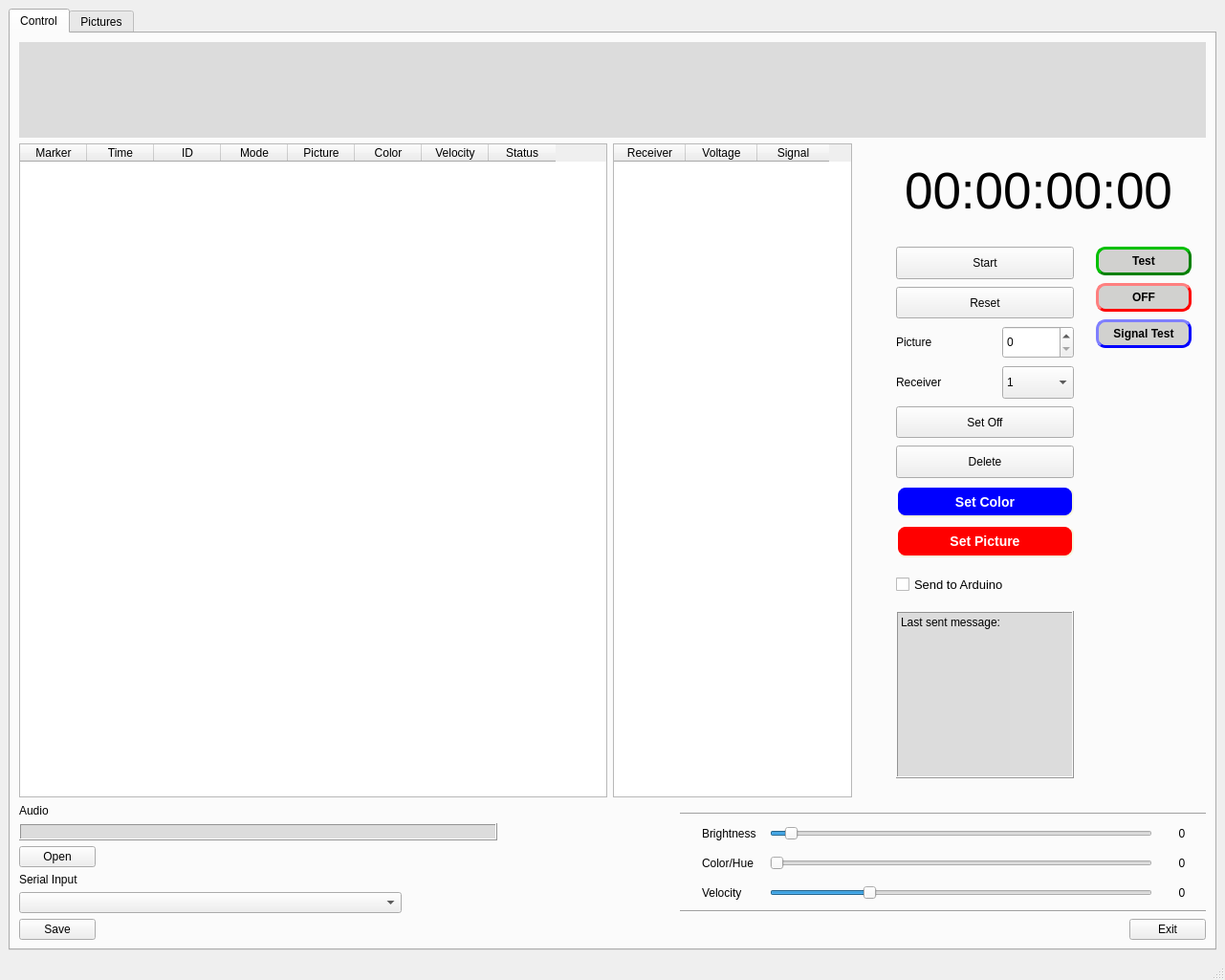
<?xml version="1.0" encoding="UTF-8"?>
<ui version="4.0">
 <class>MainWindow</class>
 <widget class="QMainWindow" name="MainWindow">
  <property name="geometry">
   <rect>
    <x>0</x>
    <y>0</y>
    <width>1281</width>
    <height>1025</height>
   </rect>
  </property>
  <property name="windowTitle">
   <string>MainWindow</string>
  </property>
  <widget class="QWidget" name="centralwidget">
   <layout class="QHBoxLayout" name="horizontalLayout">
    <item>
     <widget class="QTabWidget" name="tabWidget">
      <property name="autoFillBackground">
       <bool>false</bool>
      </property>
      <property name="currentIndex">
       <number>0</number>
      </property>
      <widget class="QWidget" name="Control">
       <attribute name="title">
        <string>Control</string>
       </attribute>
       <layout class="QVBoxLayout" name="verticalLayout_3">
        <item>
         <layout class="QHBoxLayout" name="horizontalLayout_2">
          <item>
           <widget class="PlotWidget" name="waveform_widget" native="true">
            <property name="minimumSize">
             <size>
              <width>500</width>
              <height>100</height>
             </size>
            </property>
            <property name="maximumSize">
             <size>
              <width>16777215</width>
              <height>200</height>
             </size>
            </property>
            <property name="styleSheet">
             <string notr="true">background-color: rgb(220, 220, 220);</string>
            </property>
           </widget>
          </item>
         </layout>
        </item>
        <item>
         <layout class="QHBoxLayout" name="horizontalLayout_4">
          <item>
           <widget class="QTableWidget" name="table1">
            <property name="minimumSize">
             <size>
              <width>400</width>
              <height>200</height>
             </size>
            </property>
            <property name="maximumSize">
             <size>
              <width>800</width>
              <height>16777215</height>
             </size>
            </property>
            <attribute name="horizontalHeaderDefaultSectionSize">
             <number>70</number>
            </attribute>
            <column>
             <property name="text">
              <string>Marker</string>
             </property>
            </column>
            <column>
             <property name="text">
              <string>Time</string>
             </property>
            </column>
            <column>
             <property name="text">
              <string>ID</string>
             </property>
            </column>
            <column>
             <property name="text">
              <string>Mode</string>
             </property>
            </column>
            <column>
             <property name="text">
              <string>Picture</string>
             </property>
            </column>
            <column>
             <property name="text">
              <string>Color</string>
             </property>
            </column>
            <column>
             <property name="text">
              <string>Velocity</string>
             </property>
            </column>
            <column>
             <property name="text">
              <string>Status</string>
             </property>
            </column>
           </widget>
          </item>
          <item>
           <widget class="QTableWidget" name="tableWidget">
            <property name="minimumSize">
             <size>
              <width>250</width>
              <height>200</height>
             </size>
            </property>
            <property name="maximumSize">
             <size>
              <width>250</width>
              <height>16777215</height>
             </size>
            </property>
            <attribute name="horizontalHeaderDefaultSectionSize">
             <number>75</number>
            </attribute>
            <column>
             <property name="text">
              <string>Receiver</string>
             </property>
            </column>
            <column>
             <property name="text">
              <string>Voltage</string>
             </property>
            </column>
            <column>
             <property name="text">
              <string>Signal</string>
             </property>
            </column>
           </widget>
          </item>
          <item>
           <layout class="QVBoxLayout" name="verticalLayout">
            <property name="spacing">
             <number>18</number>
            </property>
            <property name="leftMargin">
             <number>30</number>
            </property>
            <property name="topMargin">
             <number>20</number>
            </property>
            <property name="rightMargin">
             <number>15</number>
            </property>
            <property name="bottomMargin">
             <number>20</number>
            </property>
            <item alignment="Qt::AlignHCenter">
             <widget class="QLabel" name="label">
              <property name="sizePolicy">
               <sizepolicy hsizetype="Preferred" vsizetype="Preferred">
                <horstretch>0</horstretch>
                <verstretch>0</verstretch>
               </sizepolicy>
              </property>
              <property name="minimumSize">
               <size>
                <width>200</width>
                <height>50</height>
               </size>
              </property>
              <property name="maximumSize">
               <size>
                <width>350</width>
                <height>100</height>
               </size>
              </property>
              <property name="font">
               <font>
                <pointsize>40</pointsize>
               </font>
              </property>
              <property name="text">
               <string>00:00:00:00</string>
              </property>
              <property name="alignment">
               <set>Qt::AlignCenter</set>
              </property>
             </widget>
            </item>
            <item>
             <layout class="QHBoxLayout" name="horizontalLayout_10">
              <item>
               <layout class="QVBoxLayout" name="verticalLayout_7">
                <property name="spacing">
                 <number>8</number>
                </property>
                <property name="leftMargin">
                 <number>10</number>
                </property>
                <property name="topMargin">
                 <number>10</number>
                </property>
                <item>
                 <widget class="QPushButton" name="pushButton">
                  <property name="sizePolicy">
                   <sizepolicy hsizetype="Fixed" vsizetype="Fixed">
                    <horstretch>0</horstretch>
                    <verstretch>0</verstretch>
                   </sizepolicy>
                  </property>
                  <property name="minimumSize">
                   <size>
                    <width>50</width>
                    <height>30</height>
                   </size>
                  </property>
                  <property name="maximumSize">
                   <size>
                    <width>200</width>
                    <height>40</height>
                   </size>
                  </property>
                  <property name="contextMenuPolicy">
                   <enum>Qt::DefaultContextMenu</enum>
                  </property>
                  <property name="layoutDirection">
                   <enum>Qt::LeftToRight</enum>
                  </property>
                  <property name="text">
                   <string>Start</string>
                  </property>
                 </widget>
                </item>
                <item>
                 <widget class="QPushButton" name="pushButton_2">
                  <property name="enabled">
                   <bool>true</bool>
                  </property>
                  <property name="minimumSize">
                   <size>
                    <width>50</width>
                    <height>30</height>
                   </size>
                  </property>
                  <property name="maximumSize">
                   <size>
                    <width>200</width>
                    <height>40</height>
                   </size>
                  </property>
                  <property name="text">
                   <string>Reset</string>
                  </property>
                 </widget>
                </item>
                <item>
                 <layout class="QHBoxLayout" name="horizontalLayout_6">
                  <property name="spacing">
                   <number>0</number>
                  </property>
                  <property name="rightMargin">
                   <number>0</number>
                  </property>
                  <item alignment="Qt::AlignLeft">
                   <widget class="QLabel" name="label_6">
                    <property name="minimumSize">
                     <size>
                      <width>25</width>
                      <height>20</height>
                     </size>
                    </property>
                    <property name="maximumSize">
                     <size>
                      <width>50</width>
                      <height>20</height>
                     </size>
                    </property>
                    <property name="frameShape">
                     <enum>QFrame::NoFrame</enum>
                    </property>
                    <property name="frameShadow">
                     <enum>QFrame::Plain</enum>
                    </property>
                    <property name="text">
                     <string>Picture</string>
                    </property>
                    <property name="margin">
                     <number>0</number>
                    </property>
                   </widget>
                  </item>
                  <item alignment="Qt::AlignRight">
                   <widget class="QSpinBox" name="spinBox">
                    <property name="minimumSize">
                     <size>
                      <width>75</width>
                      <height>30</height>
                     </size>
                    </property>
                    <property name="maximumSize">
                     <size>
                      <width>100</width>
                      <height>40</height>
                     </size>
                    </property>
                    <property name="toolTip">
                     <string extracomment="Picture Number"/>
                    </property>
                   </widget>
                  </item>
                 </layout>
                </item>
                <item>
                 <layout class="QHBoxLayout" name="horizontalLayout_7">
                  <property name="rightMargin">
                   <number>0</number>
                  </property>
                  <item alignment="Qt::AlignLeft">
                   <widget class="QLabel" name="label_7">
                    <property name="minimumSize">
                     <size>
                      <width>25</width>
                      <height>0</height>
                     </size>
                    </property>
                    <property name="maximumSize">
                     <size>
                      <width>50</width>
                      <height>20</height>
                     </size>
                    </property>
                    <property name="text">
                     <string>Receiver</string>
                    </property>
                   </widget>
                  </item>
                  <item alignment="Qt::AlignRight">
                   <widget class="QComboBox" name="comboBox">
                    <property name="minimumSize">
                     <size>
                      <width>75</width>
                      <height>30</height>
                     </size>
                    </property>
                    <property name="maximumSize">
                     <size>
                      <width>100</width>
                      <height>40</height>
                     </size>
                    </property>
                    <property name="editable">
                     <bool>false</bool>
                    </property>
                    <property name="insertPolicy">
                     <enum>QComboBox::InsertAtBottom</enum>
                    </property>
                    <item>
                     <property name="text">
                      <string>1</string>
                     </property>
                    </item>
                    <item>
                     <property name="text">
                      <string>2</string>
                     </property>
                    </item>
                    <item>
                     <property name="text">
                      <string>3</string>
                     </property>
                    </item>
                    <item>
                     <property name="text">
                      <string>4</string>
                     </property>
                    </item>
                    <item>
                     <property name="text">
                      <string>5</string>
                     </property>
                    </item>
                    <item>
                     <property name="text">
                      <string>6</string>
                     </property>
                    </item>
                    <item>
                     <property name="text">
                      <string>ALL</string>
                     </property>
                    </item>
                   </widget>
                  </item>
                 </layout>
                </item>
                <item>
                 <widget class="QPushButton" name="pushButton_7">
                  <property name="minimumSize">
                   <size>
                    <width>100</width>
                    <height>30</height>
                   </size>
                  </property>
                  <property name="maximumSize">
                   <size>
                    <width>200</width>
                    <height>40</height>
                   </size>
                  </property>
                  <property name="text">
                   <string>Set Off</string>
                  </property>
                 </widget>
                </item>
                <item>
                 <widget class="QPushButton" name="pushButton_4">
                  <property name="minimumSize">
                   <size>
                    <width>100</width>
                    <height>30</height>
                   </size>
                  </property>
                  <property name="maximumSize">
                   <size>
                    <width>200</width>
                    <height>40</height>
                   </size>
                  </property>
                  <property name="layoutDirection">
                   <enum>Qt::LeftToRight</enum>
                  </property>
                  <property name="autoFillBackground">
                   <bool>false</bool>
                  </property>
                  <property name="text">
                   <string>Delete</string>
                  </property>
                 </widget>
                </item>
                <item>
                 <widget class="QPushButton" name="pushButton_8">
                  <property name="minimumSize">
                   <size>
                    <width>186</width>
                    <height>30</height>
                   </size>
                  </property>
                  <property name="maximumSize">
                   <size>
                    <width>200</width>
                    <height>40</height>
                   </size>
                  </property>
                  <property name="styleSheet">
                   <string notr="true">QPushButton {
background-color: blue;
    border-style: outset;
    border-width: 2px;
    border-radius: 10px;
    border-color: beige;
    font: bold 14px;
	color: white;
    min-width: 10em;
    padding: 6px;
}
QPushButton:hover {
     border-color: red;
}
QPushButton:pressed {
    background-color: darkblue;
    border-style: inset;
}</string>
                  </property>
                  <property name="text">
                   <string>Set Color</string>
                  </property>
                 </widget>
                </item>
                <item>
                 <widget class="QPushButton" name="pushButton_3">
                  <property name="minimumSize">
                   <size>
                    <width>186</width>
                    <height>30</height>
                   </size>
                  </property>
                  <property name="maximumSize">
                   <size>
                    <width>200</width>
                    <height>40</height>
                   </size>
                  </property>
                  <property name="layoutDirection">
                   <enum>Qt::LeftToRight</enum>
                  </property>
                  <property name="autoFillBackground">
                   <bool>false</bool>
                  </property>
                  <property name="styleSheet">
                   <string notr="true">QPushButton {
background-color: red;
    border-style: outset;
    border-width: 2px;
    border-radius: 10px;
    border-color: beige;
    font: bold 14px;
	color: white;
    min-width: 10em;
    padding: 6px;
}
QPushButton:hover {
     border-color: blue;
}
QPushButton:pressed {
    background-color: darkred;
    border-style: inset;
}</string>
                  </property>
                  <property name="text">
                   <string>Set Picture</string>
                  </property>
                  <property name="default">
                   <bool>false</bool>
                  </property>
                  <property name="flat">
                   <bool>false</bool>
                  </property>
                 </widget>
                </item>
                <item>
                 <widget class="QCheckBox" name="checkBox">
                  <property name="minimumSize">
                   <size>
                    <width>100</width>
                    <height>40</height>
                   </size>
                  </property>
                  <property name="font">
                   <font>
                    <family>Arial</family>
                    <pointsize>10</pointsize>
                    <weight>50</weight>
                    <italic>false</italic>
                    <bold>false</bold>
                    <underline>false</underline>
                    <strikeout>false</strikeout>
                    <kerning>true</kerning>
                   </font>
                  </property>
                  <property name="layoutDirection">
                   <enum>Qt::LeftToRight</enum>
                  </property>
                  <property name="autoFillBackground">
                   <bool>false</bool>
                  </property>
                  <property name="text">
                   <string>Send to Arduino</string>
                  </property>
                 </widget>
                </item>
                <item>
                 <widget class="QLabel" name="label_3">
                  <property name="minimumSize">
                   <size>
                    <width>100</width>
                    <height>175</height>
                   </size>
                  </property>
                  <property name="maximumSize">
                   <size>
                    <width>200</width>
                    <height>180</height>
                   </size>
                  </property>
                  <property name="font">
                   <font>
                    <family>Arial</family>
                    <pointsize>9</pointsize>
                   </font>
                  </property>
                  <property name="styleSheet">
                   <string notr="true">background-color: rgb(220, 220, 220);
</string>
                  </property>
                  <property name="frameShape">
                   <enum>QFrame::Box</enum>
                  </property>
                  <property name="frameShadow">
                   <enum>QFrame::Raised</enum>
                  </property>
                  <property name="lineWidth">
                   <number>1</number>
                  </property>
                  <property name="midLineWidth">
                   <number>0</number>
                  </property>
                  <property name="text">
                   <string>Last sent message:</string>
                  </property>
                  <property name="alignment">
                   <set>Qt::AlignLeading|Qt::AlignLeft|Qt::AlignTop</set>
                  </property>
                 </widget>
                </item>
               </layout>
              </item>
              <item>
               <layout class="QVBoxLayout" name="verticalLayout_5">
                <property name="spacing">
                 <number>8</number>
                </property>
                <property name="leftMargin">
                 <number>5</number>
                </property>
                <property name="topMargin">
                 <number>10</number>
                </property>
                <item>
                 <widget class="QPushButton" name="testButton">
                  <property name="minimumSize">
                   <size>
                    <width>100</width>
                    <height>30</height>
                   </size>
                  </property>
                  <property name="maximumSize">
                   <size>
                    <width>100</width>
                    <height>40</height>
                   </size>
                  </property>
                  <property name="styleSheet">
                   <string notr="true">QPushButton {
    background-color: rgb(209, 209, 207);
    color: black;
    border-style: outset;
    padding: 2px;
    font: bold 12px;
    border-width: 3px;
    border-radius: 10px;
    border-color: green;
}
QPushButton:hover {
    background-color: rgb(184, 184, 182);
}
QPushButton:pressed {
    background-color: rgb(224, 0, 0);
    border-style: inset;
}</string>
                  </property>
                  <property name="text">
                   <string>Test</string>
                  </property>
                 </widget>
                </item>
                <item>
                 <widget class="QPushButton" name="offButton">
                  <property name="minimumSize">
                   <size>
                    <width>100</width>
                    <height>30</height>
                   </size>
                  </property>
                  <property name="maximumSize">
                   <size>
                    <width>100</width>
                    <height>40</height>
                   </size>
                  </property>
                  <property name="styleSheet">
                   <string notr="true">QPushButton {
    background-color: rgb(209, 209, 207);
    color: black;
    border-style: outset;
    padding: 2px;
    font: bold 12px;
    border-width: 3px;
    border-radius: 10px;
    border-color: red;
}
QPushButton:hover {
    background-color: rgb(184, 184, 182);
}
QPushButton:pressed {
    background-color: rgb(224, 0, 0);
    border-style: inset;
}</string>
                  </property>
                  <property name="text">
                   <string>OFF</string>
                  </property>
                 </widget>
                </item>
                <item>
                 <widget class="QPushButton" name="signalTestButton">
                  <property name="minimumSize">
                   <size>
                    <width>100</width>
                    <height>30</height>
                   </size>
                  </property>
                  <property name="maximumSize">
                   <size>
                    <width>100</width>
                    <height>40</height>
                   </size>
                  </property>
                  <property name="styleSheet">
                   <string notr="true">QPushButton {
    background-color: rgb(209, 209, 207);
    color: black;
    border-style: outset;
    padding: 2px;
    font: bold 12px;
    border-width: 3px;
    border-radius: 10px;
    border-color: blue;
}
QPushButton:hover {
    background-color: rgb(184, 184, 182);
}
QPushButton:pressed {
    background-color: rgb(224, 0, 0);
    border-style: inset;
}</string>
                  </property>
                  <property name="text">
                   <string>Signal Test</string>
                  </property>
                 </widget>
                </item>
                <item>
                 <spacer name="verticalSpacer">
                  <property name="orientation">
                   <enum>Qt::Vertical</enum>
                  </property>
                  <property name="sizeType">
                   <enum>QSizePolicy::MinimumExpanding</enum>
                  </property>
                  <property name="sizeHint" stdset="0">
                   <size>
                    <width>20</width>
                    <height>40</height>
                   </size>
                  </property>
                 </spacer>
                </item>
               </layout>
              </item>
             </layout>
            </item>
           </layout>
          </item>
         </layout>
        </item>
        <item>
         <layout class="QHBoxLayout" name="horizontalLayout_5">
          <item>
           <layout class="QVBoxLayout" name="verticalLayout_4">
            <item alignment="Qt::AlignLeft">
             <widget class="QLabel" name="label_5">
              <property name="text">
               <string>Audio</string>
              </property>
             </widget>
            </item>
            <item>
             <widget class="QLabel" name="label_4">
              <property name="sizePolicy">
               <sizepolicy hsizetype="Fixed" vsizetype="Fixed">
                <horstretch>0</horstretch>
                <verstretch>0</verstretch>
               </sizepolicy>
              </property>
              <property name="minimumSize">
               <size>
                <width>400</width>
                <height>0</height>
               </size>
              </property>
              <property name="maximumSize">
               <size>
                <width>500</width>
                <height>500</height>
               </size>
              </property>
              <property name="font">
               <font>
                <family>Arial</family>
                <pointsize>9</pointsize>
               </font>
              </property>
              <property name="styleSheet">
               <string notr="true">background-color: rgb(220, 220, 220);
</string>
              </property>
              <property name="frameShape">
               <enum>QFrame::Box</enum>
              </property>
              <property name="frameShadow">
               <enum>QFrame::Raised</enum>
              </property>
              <property name="lineWidth">
               <number>1</number>
              </property>
              <property name="midLineWidth">
               <number>0</number>
              </property>
              <property name="text">
               <string/>
              </property>
              <property name="alignment">
               <set>Qt::AlignLeading|Qt::AlignLeft|Qt::AlignTop</set>
              </property>
             </widget>
            </item>
            <item alignment="Qt::AlignLeft">
             <widget class="QPushButton" name="pushButton_6">
              <property name="text">
               <string>Open</string>
              </property>
             </widget>
            </item>
            <item alignment="Qt::AlignLeft">
             <widget class="QLabel" name="label_2">
              <property name="text">
               <string>Serial Input</string>
              </property>
             </widget>
            </item>
            <item alignment="Qt::AlignLeft">
             <widget class="QComboBox" name="comboBox_2">
              <property name="minimumSize">
               <size>
                <width>400</width>
                <height>0</height>
               </size>
              </property>
             </widget>
            </item>
            <item alignment="Qt::AlignLeft">
             <widget class="QPushButton" name="pushButton_5">
              <property name="text">
               <string>Save</string>
              </property>
             </widget>
            </item>
           </layout>
          </item>
          <item>
           <layout class="QVBoxLayout" name="verticalLayout_2">
            <property name="leftMargin">
             <number>50</number>
            </property>
            <property name="topMargin">
             <number>10</number>
            </property>
            <property name="rightMargin">
             <number>0</number>
            </property>
            <item alignment="Qt::AlignRight">
             <widget class="Line" name="line_2">
              <property name="minimumSize">
               <size>
                <width>550</width>
                <height>0</height>
               </size>
              </property>
              <property name="maximumSize">
               <size>
                <width>800</width>
                <height>16777215</height>
               </size>
              </property>
              <property name="orientation">
               <enum>Qt::Horizontal</enum>
              </property>
             </widget>
            </item>
            <item>
             <layout class="QHBoxLayout" name="horizontalLayout_3">
              <property name="leftMargin">
               <number>0</number>
              </property>
              <property name="topMargin">
               <number>0</number>
              </property>
              <property name="rightMargin">
               <number>0</number>
              </property>
              <property name="bottomMargin">
               <number>0</number>
              </property>
              <item alignment="Qt::AlignRight">
               <widget class="QLabel" name="label_8">
                <property name="minimumSize">
                 <size>
                  <width>65</width>
                  <height>25</height>
                 </size>
                </property>
                <property name="maximumSize">
                 <size>
                  <width>65</width>
                  <height>25</height>
                 </size>
                </property>
                <property name="text">
                 <string>Brightness</string>
                </property>
               </widget>
              </item>
              <item alignment="Qt::AlignRight">
               <widget class="QSlider" name="brightnessSlider">
                <property name="minimumSize">
                 <size>
                  <width>400</width>
                  <height>0</height>
                 </size>
                </property>
                <property name="maximumSize">
                 <size>
                  <width>600</width>
                  <height>25</height>
                 </size>
                </property>
                <property name="maximum">
                 <number>50</number>
                </property>
                <property name="pageStep">
                 <number>1</number>
                </property>
                <property name="sliderPosition">
                 <number>2</number>
                </property>
                <property name="orientation">
                 <enum>Qt::Horizontal</enum>
                </property>
               </widget>
              </item>
              <item>
               <widget class="QLabel" name="label_brightness">
                <property name="minimumSize">
                 <size>
                  <width>50</width>
                  <height>25</height>
                 </size>
                </property>
                <property name="maximumSize">
                 <size>
                  <width>50</width>
                  <height>25</height>
                 </size>
                </property>
                <property name="text">
                 <string>0</string>
                </property>
                <property name="alignment">
                 <set>Qt::AlignCenter</set>
                </property>
               </widget>
              </item>
             </layout>
            </item>
            <item>
             <layout class="QHBoxLayout" name="horizontalLayout_8">
              <item alignment="Qt::AlignRight">
               <widget class="QLabel" name="label_10">
                <property name="minimumSize">
                 <size>
                  <width>65</width>
                  <height>25</height>
                 </size>
                </property>
                <property name="maximumSize">
                 <size>
                  <width>65</width>
                  <height>16777215</height>
                 </size>
                </property>
                <property name="text">
                 <string>Color/Hue</string>
                </property>
               </widget>
              </item>
              <item alignment="Qt::AlignRight">
               <widget class="QSlider" name="colorSlider">
                <property name="minimumSize">
                 <size>
                  <width>400</width>
                  <height>25</height>
                 </size>
                </property>
                <property name="maximumSize">
                 <size>
                  <width>600</width>
                  <height>16777215</height>
                 </size>
                </property>
                <property name="maximum">
                 <number>255</number>
                </property>
                <property name="orientation">
                 <enum>Qt::Horizontal</enum>
                </property>
               </widget>
              </item>
              <item>
               <widget class="QLabel" name="label_color">
                <property name="minimumSize">
                 <size>
                  <width>50</width>
                  <height>25</height>
                 </size>
                </property>
                <property name="maximumSize">
                 <size>
                  <width>50</width>
                  <height>25</height>
                 </size>
                </property>
                <property name="text">
                 <string>0</string>
                </property>
                <property name="alignment">
                 <set>Qt::AlignCenter</set>
                </property>
               </widget>
              </item>
             </layout>
            </item>
            <item>
             <layout class="QHBoxLayout" name="horizontalLayout_9">
              <item alignment="Qt::AlignRight">
               <widget class="QLabel" name="label_9">
                <property name="minimumSize">
                 <size>
                  <width>65</width>
                  <height>0</height>
                 </size>
                </property>
                <property name="maximumSize">
                 <size>
                  <width>65</width>
                  <height>16777215</height>
                 </size>
                </property>
                <property name="text">
                 <string>Velocity</string>
                </property>
               </widget>
              </item>
              <item alignment="Qt::AlignRight">
               <widget class="QSlider" name="velocitySlider">
                <property name="minimumSize">
                 <size>
                  <width>400</width>
                  <height>25</height>
                 </size>
                </property>
                <property name="maximumSize">
                 <size>
                  <width>600</width>
                  <height>16777215</height>
                 </size>
                </property>
                <property name="value">
                 <number>25</number>
                </property>
                <property name="orientation">
                 <enum>Qt::Horizontal</enum>
                </property>
               </widget>
              </item>
              <item>
               <widget class="QLabel" name="label_velocity">
                <property name="minimumSize">
                 <size>
                  <width>50</width>
                  <height>25</height>
                 </size>
                </property>
                <property name="maximumSize">
                 <size>
                  <width>50</width>
                  <height>25</height>
                 </size>
                </property>
                <property name="text">
                 <string>0</string>
                </property>
                <property name="alignment">
                 <set>Qt::AlignCenter</set>
                </property>
               </widget>
              </item>
             </layout>
            </item>
            <item alignment="Qt::AlignRight">
             <widget class="Line" name="line">
              <property name="minimumSize">
               <size>
                <width>550</width>
                <height>0</height>
               </size>
              </property>
              <property name="maximumSize">
               <size>
                <width>800</width>
                <height>16777215</height>
               </size>
              </property>
              <property name="orientation">
               <enum>Qt::Horizontal</enum>
              </property>
             </widget>
            </item>
            <item alignment="Qt::AlignRight">
             <widget class="QPushButton" name="exit_Button">
              <property name="text">
               <string>Exit</string>
              </property>
             </widget>
            </item>
           </layout>
          </item>
         </layout>
        </item>
       </layout>
      </widget>
      <widget class="QWidget" name="Info">
       <attribute name="title">
        <string>Pictures</string>
       </attribute>
      </widget>
     </widget>
    </item>
   </layout>
  </widget>
  <widget class="QMenuBar" name="menubar">
   <property name="geometry">
    <rect>
     <x>0</x>
     <y>0</y>
     <width>1281</width>
     <height>21</height>
    </rect>
   </property>
  </widget>
  <widget class="QStatusBar" name="statusbar"/>
 </widget>
 <customwidgets>
  <customwidget>
   <class>PlotWidget</class>
   <extends>QWidget</extends>
   <header>pyqtgraph</header>
   <container>1</container>
  </customwidget>
 </customwidgets>
 <resources/>
 <connections/>
</ui>
